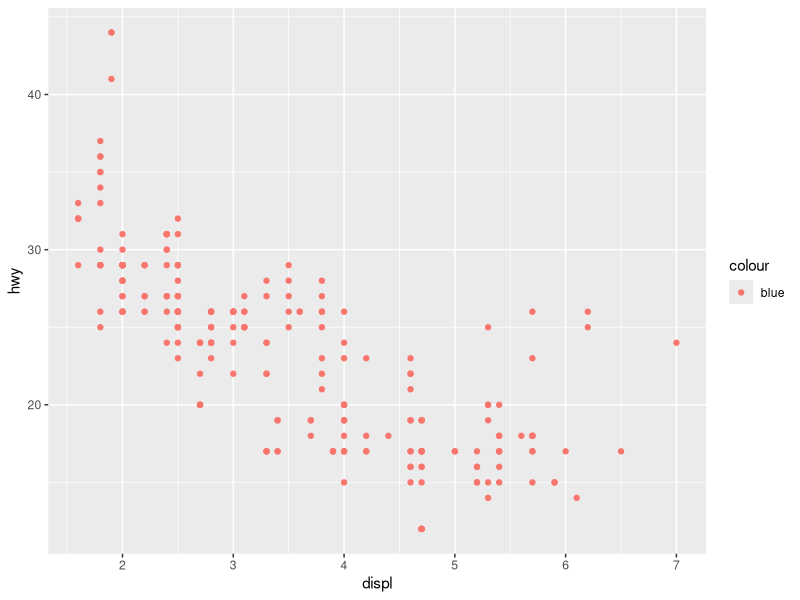
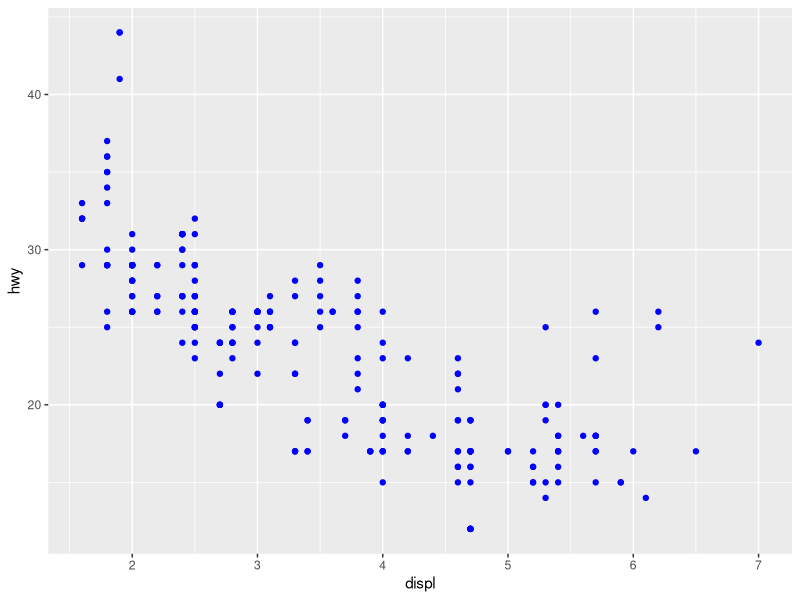
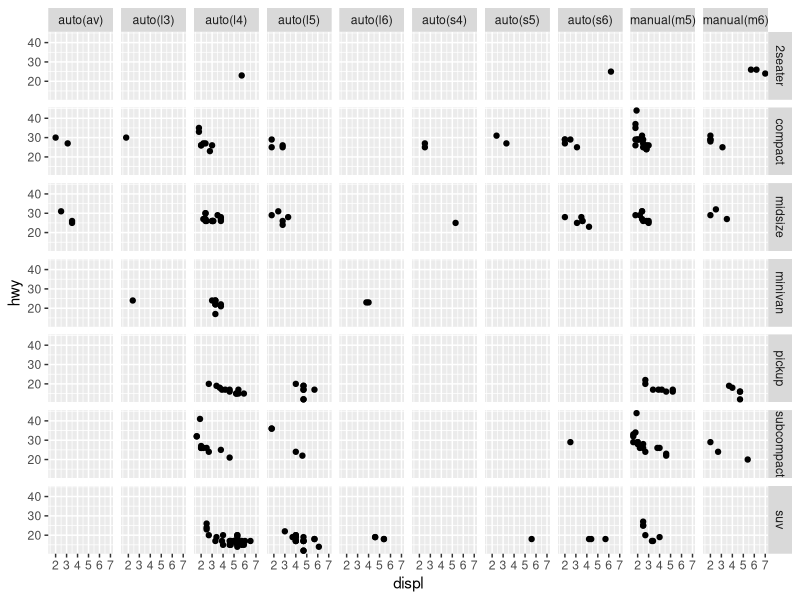
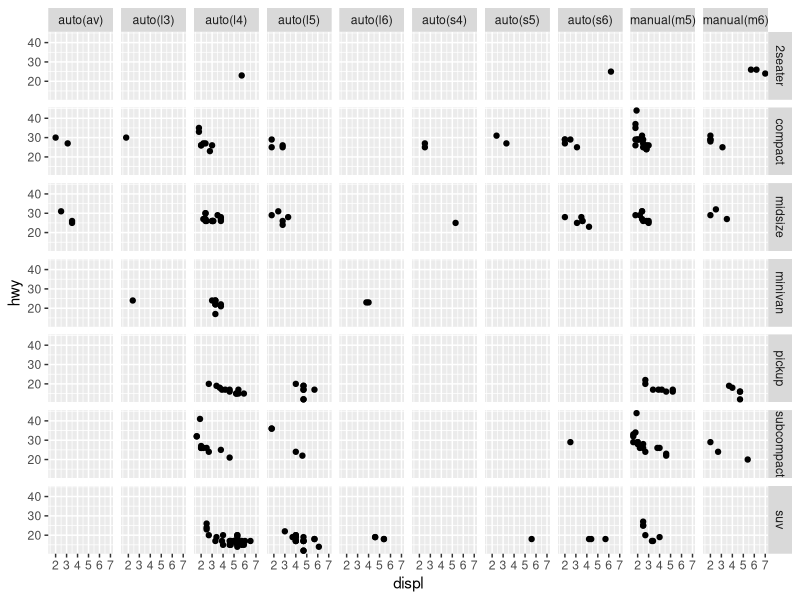
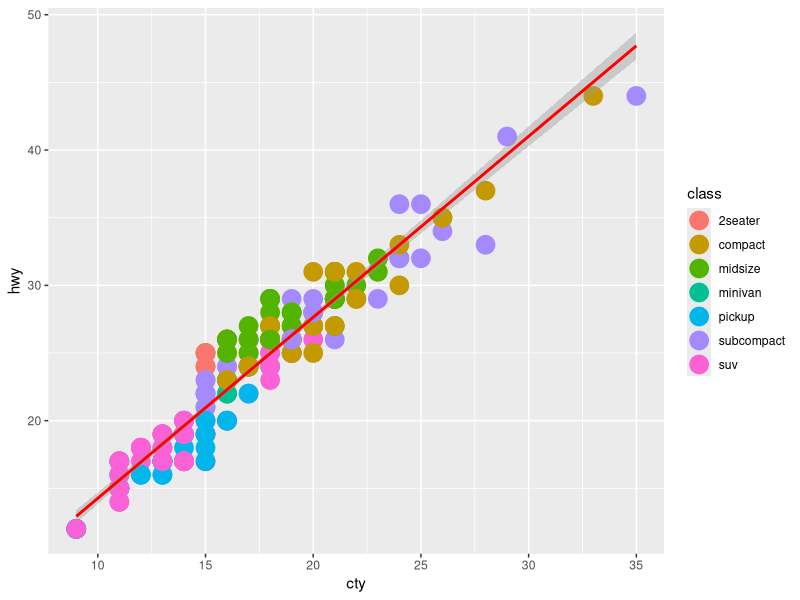
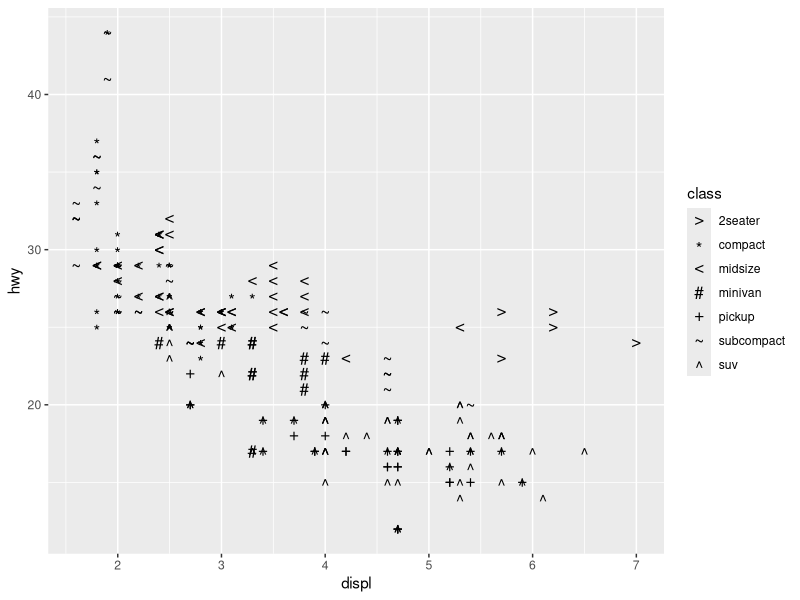
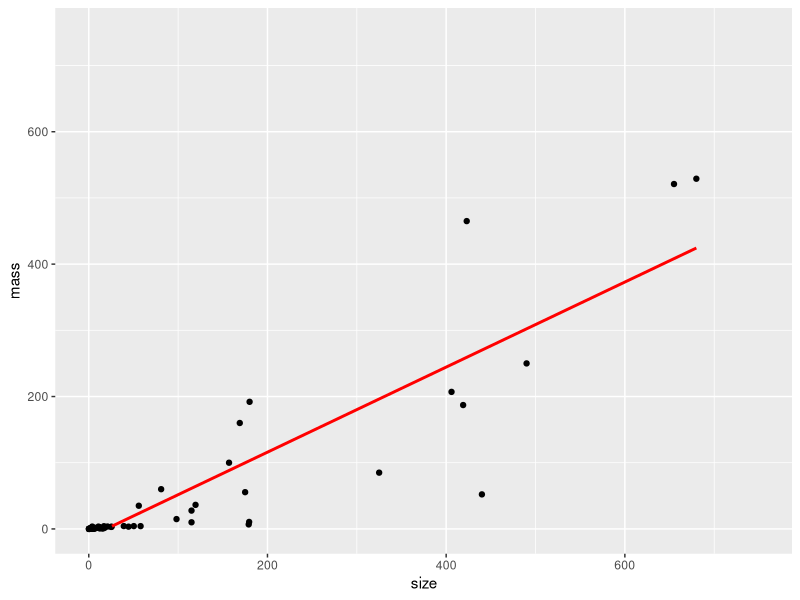
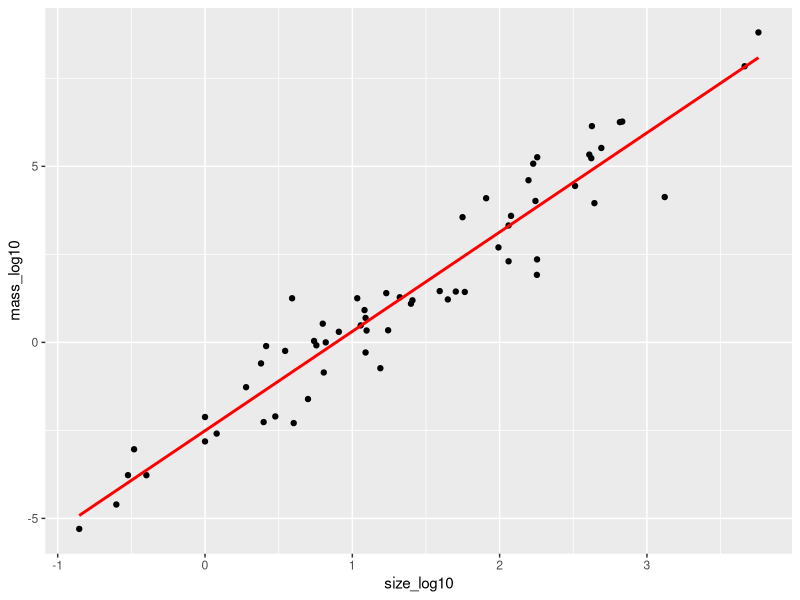

Reproduce these figures in R, in order.
## ---- chunk 1
# Write your code here
library(ggplot2)
mpg

#first method
nrow(mpg) 
ncol(mpg)

#second method
dim(mpg)
## ---- chunk 2
# Write your code here---ORIGINAL CODE
ggplot(data = mpg) +
    geom_point(mapping = aes(x = displ, y = hwy, color = "blue"))
## ---- chunk 3
##EDITED VERSION
ggplot(data = mpg) +
    geom_point(mapping = aes(x = displ, y = hwy), colour = "blue")
#to turn the points blue the colour = blue needs to be outside of the aes 
## ---- chunk 4
# Write your code here
# i'm not sure how to use the tilde for this but from using the help function I was able to do it another way i think
ggplot(data = mpg) +
    geom_point(mapping = aes(x = displ, y = hwy)) +
    facet_grid(rows = vars(class), vars(trans))
## ---- chunk 5
##from redoing in class was able to get it using the ~
ggplot(data = mpg,  aes(x = displ, y = hwy)) +
  geom_point() +
  facet_grid(class ~ trans)
## ---- chunk 6
# Write your code here
ggplot(mpg, aes(x = cty, y = hwy, color = class)) +
  geom_point(size = 6) +
  geom_smooth(method = lm, color = "red")
## ---- chunk 7
# Write your code here
mpgSubset <- subset(mpg, cty == 15)
mpgSubset

subCompactSubset <- subset(mpgSubset, class == "subcompact")
subCompactSubset

finalSubset <- data.frame(subCompactSubset$manufacturer, subCompactSubset$model)
finalSubset
## ---- chunk 8
# Write your code here
# I changed the size so its easier to see
ggplot(data = mpg) + 
      geom_point(mapping = aes(x = displ, y = hwy, shape = class), size = 4) +
      scale_shape_manual(values = c(">", "*", "<", "#", "+", "~", "^"))
## ---- chunk 9
# Write your code here
x <- c(3.385,0.48,1.35,465,36.33,27.66,14.83,1.04,4.19,0.425,0.101,0.92,1,0.005,0.06,3.5,2,1.7,2547,0.023,187.1,521,0.785,10,3.3,0.2,1.41,529,207,85,0.75,62,6654,3.5,6.8,35,4.05,0.12,0.023,0.01,1.4,250,2.5,55.5,100,52.16,10.55,0.55,60,3.6,4.288,0.28,0.075,0.122,0.048,192,3,160,0.9,1.62,0.104,4.235)

y <- c(44.5,15.5,8.1,423,119.5,115,98.2,5.5,58,6.4,4,5.7,6.6,0.14,1,10.8,12.3,6.3,4603,0.3,419,655,3.5,115,25.6,5,17.5,680,406,325,12.3,1320,5712,3.9,179,56,17,1,0.4,0.25,12.5,490,12.1,175,157,440,179.5,2.4,81,21,39.2,1.9,1.2,3,0.33,180,25,169,2.6,11.4,2.5,50.4)

mass <- x
size <- y

sizeMass <- data.frame(mass, size)
sizeMass
## ---- chunk 10
# Write your code here (method 1)
#im not sure if I omitted the outliers correctly
ggplot(sizeMass, aes(size, mass)) +
      geom_point() +
      geom_smooth(method = "lm", color = "red", se = FALSE) +
      xlim(c(0,750)) +
      ylim(c(0,750))

size_log10 <- log10(size)
mass_log10 <- log(mass)
sizeMassLog <- data.frame(mass, size, mass_log10, size_log10)

ggplot(sizeMass, aes(size_log10, mass_log10)) +
      geom_point() +
      geom_smooth(method = "lm", color = "red", se = FALSE)
## ---- chunk 11
# Write your code here (method 2)
ggplot(sizeMass, aes(size, mass)) +
      geom_point() +
      geom_smooth(method = "lm", color = "red", se = FALSE) +
      scale_x_log10() +
      scale_y_log10()
